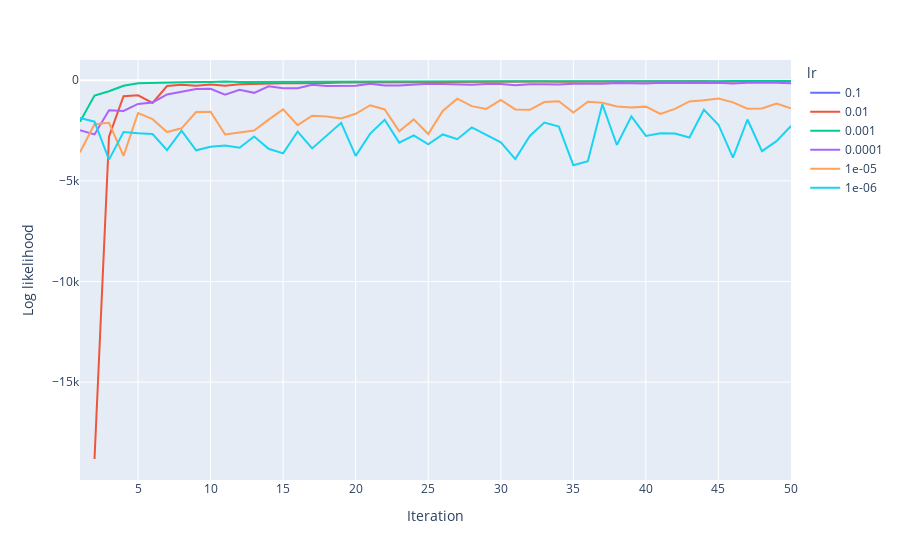

The cell this chart's notebook holds for it:
### Code cell
np.random.seed(500)

gd_iter_acc_list = [cost_over_iterations(X_train, y_train, iters, gradient_descent, l_rate=l_rate) 
                    for iters in tqdm(range(from_iter, to_iter, step_size))
                    for l_rate in np.logspace(-1, -6, 6)]
gd_iter_acc = pd.DataFrame (gd_iter_acc_list,columns=['Iteration', 'lr', 'Log likelihood'])

px.line(gd_iter_acc, x='Iteration', y='Log likelihood', color='lr')

### Figure 1 — Plotly figure (JSON) as saved in the notebook; plotly's stock layout.template omitted (floating-point values rounded to 4 significant figures)
{"data": [{"hovertemplate": "lr=0.1<br>Iteration=%{x}<br>Log likelihood=%{y}<extra></extra>", "legendgroup": "0.1", "line": {"color": "#636efa", "dash": "solid"}, "mode": "lines", "name": "0.1", "orientation": "v", "showlegend": true, "type": "scatter", "x": [1, 2, 3, 4, 5, 6, 7, 8, 9, 10, 11, 12, 13, 14, 15, 16, 17, 18, 19, 20, 21, 22, 23, 24, 25, 26, 27, 28, 29, 30, 31, 32, 33, 34, 35, 36, 37, 38, 39, 40, 41, 42, 43, 44, 45, 46, 47, 48, 49, 50], "xaxis": "x", "y": [null, null, null, null, null, null, null, null, null, null, null, null, null, null, null, null, null, null, null, null, null, null, null, null, null, null, null, null, null, null, null, null, null, null, null, null, null, null, null, null, null, null, null, null, null, null, null, null, null, null], "yaxis": "y"}, {"hovertemplate": "lr=0.01<br>Iteration=%{x}<br>Log likelihood=%{y}<extra></extra>", "legendgroup": "0.01", "line": {"color": "#EF553B", "dash": "solid"}, "mode": "lines", "name": "0.01", "orientation": "v", "showlegend": true, "type": "scatter", "x": [1, 2, 3, 4, 5, 6, 7, 8, 9, 10, 11, 12, 13, 14, 15, 16, 17, 18, 19, 20, 21, 22, 23, 24, 25, 26, 27, 28, 29, 30, 31, 32, 33, 34, 35, 36, 37, 38, 39, 40, 41, 42, 43, 44, 45, 46, 47, 48, 49, 50], "xaxis": "x", "y": [null, -18820.0, -2800.0, -794.8, -748.9, -1130.0, -286.7, -228.3, -270.2, -213.1, -270.5, -203.5, -182.3, -144.6, -149.1, -157.5, -165.5, -137.4, -117.6, -119.8, -125.0, -96.68, -97.91, -107.2, -100.4, -95.39, -85.98, -87.31, -77.11, -75.58, -76.21, -73.64, -66.18, -73.13, -68.28, -58.96, -63.59, -64.56, -62.36, -61.28, -57.08, -60.1, -52.43, -54.76, -73.33, -52.28, -55.63, -52.2, -51.46, -51.99], "yaxis": "y"}, {"hovertemplate": "lr=0.001<br>Iteration=%{x}<br>Log likelihood=%{y}<extra></extra>", "legendgroup": "0.001", "line": {"color": "#00cc96", "dash": "solid"}, "mode": "lines", "name": "0.001", "orientation": "v", "showlegend": true, "type": "scatter", "x": [1, 2, 3, 4, 5, 6, 7, 8, 9, 10, 11, 12, 13, 14, 15, 16, 17, 18, 19, 20, 21, 22, 23, 24, 25, 26, 27, 28, 29, 30, 31, 32, 33, 34, 35, 36, 37, 38, 39, 40, 41, 42, 43, 44, 45, 46, 47, 48, 49, 50], "xaxis": "x", "y": [-2061.0, -760.6, -545.6, -273.7, -153.7, -131.5, -127.3, -81.55, -86.25, -94.78, -59.07, -87.22, -82.96, -71.33, -67.76, -78.83, -87.48, -63.05, -75.46, -60.79, -61.19, -64.53, -60.21, -66.39, -59.35, -54.28, -60.35, -51.46, -61.34, -44.97, -54.01, -55.76, -57.93, -57.13, -48.19, -49.47, -52.17, -52.0, -47.17, -54.3, -47.12, -45.66, -42.31, -45.84, -45.84, -43.88, -44.12, -44.64, -46.69, -39.59], "yaxis": "y"}, {"hovertemplate": "lr=0.0001<br>Iteration=%{x}<br>Log likelihood=%{y}<extra></extra>", "legendgroup": "0.0001", "line": {"color": "#ab63fa", "dash": "solid"}, "mode": "lines", "name": "0.0001", "orientation": "v", "showlegend": true, "type": "scatter", "x": [1, 2, 3, 4, 5, 6, 7, 8, 9, 10, 11, 12, 13, 14, 15, 16, 17, 18, 19, 20, 21, 22, 23, 24, 25, 26, 27, 28, 29, 30, 31, 32, 33, 34, 35, 36, 37, 38, 39, 40, 41, 42, 43, 44, 45, 46, 47, 48, 49, 50], "xaxis": "x", "y": [-2487.0, -2692.0, -1490.0, -1528.0, -1177.0, -1107.0, -708.7, -579.2, -442.1, -423.4, -721.9, -477.8, -627.8, -304.3, -401.3, -393.8, -229.8, -289.7, -290.7, -278.0, -182.2, -268.5, -263.3, -209.1, -170.9, -184.4, -213.0, -227.5, -194.5, -185.7, -253.5, -198.1, -205.0, -216.5, -172.1, -180.5, -173.6, -144.4, -172.1, -166.3, -131.2, -136.1, -163.4, -137.0, -125.0, -166.7, -127.3, -112.7, -128.3, -147.5], "yaxis": "y"}, {"hovertemplate": "lr=1e-05<br>Iteration=%{x}<br>Log likelihood=%{y}<extra></extra>", "legendgroup": "1e-05", "line": {"color": "#FFA15A", "dash": "solid"}, "mode": "lines", "name": "1e-05", "orientation": "v", "showlegend": true, "type": "scatter", "x": [1, 2, 3, 4, 5, 6, 7, 8, 9, 10, 11, 12, 13, 14, 15, 16, 17, 18, 19, 20, 21, 22, 23, 24, 25, 26, 27, 28, 29, 30, 31, 32, 33, 34, 35, 36, 37, 38, 39, 40, 41, 42, 43, 44, 45, 46, 47, 48, 49, 50], "xaxis": "x", "y": [-3580.0, -2191.0, -2116.0, -3756.0, -1629.0, -1935.0, -2575.0, -2390.0, -1578.0, -1570.0, -2697.0, -2607.0, -2498.0, -1960.0, -1449.0, -2235.0, -1761.0, -1800.0, -1905.0, -1668.0, -1243.0, -1454.0, -2531.0, -1946.0, -2674.0, -1523.0, -919.8, -1287.0, -1425.0, -983.9, -1450.0, -1469.0, -1087.0, -1045.0, -1604.0, -1070.0, -1123.0, -1311.0, -1350.0, -1313.0, -1675.0, -1425.0, -1053.0, -998.2, -909.4, -1101.0, -1415.0, -1404.0, -1154.0, -1391.0], "yaxis": "y"}, {"hovertemplate": "lr=1e-06<br>Iteration=%{x}<br>Log likelihood=%{y}<extra></extra>", "legendgroup": "1e-06", "line": {"color": "#19d3f3", "dash": "solid"}, "mode": "lines", "name": "1e-06", "orientation": "v", "showlegend": true, "type": "scatter", "x": [1, 2, 3, 4, 5, 6, 7, 8, 9, 10, 11, 12, 13, 14, 15, 16, 17, 18, 19, 20, 21, 22, 23, 24, 25, 26, 27, 28, 29, 30, 31, 32, 33, 34, 35, 36, 37, 38, 39, 40, 41, 42, 43, 44, 45, 46, 47, 48, 49, 50], "xaxis": "x", "y": [-1870.0, -2061.0, -3945.0, -2576.0, -2641.0, -2675.0, -3475.0, -2503.0, -3480.0, -3305.0, -3249.0, -3355.0, -2797.0, -3405.0, -3636.0, -2550.0, -3390.0, -2743.0, -2116.0, -3758.0, -2655.0, -1967.0, -3102.0, -2739.0, -3187.0, -2695.0, -2929.0, -2344.0, -2715.0, -3082.0, -3922.0, -2770.0, -2105.0, -2306.0, -4223.0, -4021.0, -1200.0, -3220.0, -1798.0, -2768.0, -2630.0, -2646.0, -2845.0, -1468.0, -2212.0, -3850.0, -1951.0, -3525.0, -3029.0, -2274.0], "yaxis": "y"}], "layout": {"legend": {"title": {"text": "lr"}, "tracegroupgap": 0}, "margin": {"t": 60}, "xaxis": {"anchor": "y", "domain": [0, 1], "title": {"text": "Iteration"}}, "yaxis": {"anchor": "x", "domain": [0, 1], "title": {"text": "Log likelihood"}}}}
